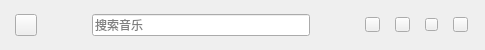
    <widget class="QWidget" name="header" native="true">
     <property name="sizePolicy">
      <sizepolicy hsizetype="Preferred" vsizetype="Fixed">
       <horstretch>0</horstretch>
       <verstretch>0</verstretch>
      </sizepolicy>
     </property>
     <property name="minimumSize">
      <size>
       <width>0</width>
       <height>50</height>
      </size>
     </property>
     <property name="maximumSize">
      <size>
       <width>16777215</width>
       <height>50</height>
      </size>
     </property>
     <layout class="QHBoxLayout" name="horizontalLayout">
      <property name="spacing">
       <number>15</number>
      </property>
      <property name="leftMargin">
       <number>15</number>
      </property>
      <property name="topMargin">
       <number>0</number>
      </property>
      <property name="rightMargin">
       <number>17</number>
      </property>
      <property name="bottomMargin">
       <number>0</number>
      </property>
      <item>
       <widget class="QPushButton" name="btn_icon">
        <property name="sizePolicy">
         <sizepolicy hsizetype="Fixed" vsizetype="Fixed">
          <horstretch>0</horstretch>
          <verstretch>0</verstretch>
         </sizepolicy>
        </property>
        <property name="minimumSize">
         <size>
          <width>22</width>
          <height>22</height>
         </size>
        </property>
        <property name="maximumSize">
         <size>
          <width>22</width>
          <height>22</height>
         </size>
        </property>
        <property name="cursor">
         <cursorShape>PointingHandCursor</cursorShape>
        </property>
        <property name="text">
         <string/>
        </property>
       </widget>
      </item>
      <item>
       <spacer name="horizontalSpacer">
        <property name="orientation">
         <enum>Qt::Horizontal</enum>
        </property>
        <property name="sizeType">
         <enum>QSizePolicy::Fixed</enum>
        </property>
        <property name="sizeHint" stdset="0">
         <size>
          <width>40</width>
          <height>20</height>
         </size>
        </property>
       </spacer>
      </item>
      <item>
       <widget class="QLineEdit" name="le_search">
        <property name="sizePolicy">
         <sizepolicy hsizetype="Fixed" vsizetype="Fixed">
          <horstretch>0</horstretch>
          <verstretch>0</verstretch>
         </sizepolicy>
        </property>
        <property name="minimumSize">
         <size>
          <width>218</width>
          <height>22</height>
         </size>
        </property>
        <property name="maximumSize">
         <size>
          <width>218</width>
          <height>22</height>
         </size>
        </property>
        <property name="placeholderText">
         <string>搜索音乐</string>
        </property>
       </widget>
      </item>
      <item>
       <spacer name="horizontalSpacer_12">
        <property name="orientation">
         <enum>Qt::Horizontal</enum>
        </property>
        <property name="sizeHint" stdset="0">
         <size>
          <width>40</width>
          <height>20</height>
         </size>
        </property>
       </spacer>
      </item>
      <item>
       <widget class="QPushButton" name="btn_set">
        <property name="sizePolicy">
         <sizepolicy hsizetype="Fixed" vsizetype="Fixed">
          <horstretch>0</horstretch>
          <verstretch>0</verstretch>
         </sizepolicy>
        </property>
        <property name="minimumSize">
         <size>
          <width>15</width>
          <height>15</height>
         </size>
        </property>
        <property name="maximumSize">
         <size>
          <width>15</width>
          <height>15</height>
         </size>
        </property>
        <property name="cursor">
         <cursorShape>PointingHandCursor</cursorShape>
        </property>
        <property name="text">
         <string/>
        </property>
       </widget>
      </item>
      <item>
       <widget class="QPushButton" name="btn_window_min">
        <property name="sizePolicy">
         <sizepolicy hsizetype="Fixed" vsizetype="Fixed">
          <horstretch>0</horstretch>
          <verstretch>0</verstretch>
         </sizepolicy>
        </property>
        <property name="minimumSize">
         <size>
          <width>15</width>
          <height>15</height>
         </size>
        </property>
        <property name="maximumSize">
         <size>
          <width>15</width>
          <height>15</height>
         </size>
        </property>
        <property name="cursor">
         <cursorShape>PointingHandCursor</cursorShape>
        </property>
        <property name="text">
         <string/>
        </property>
       </widget>
      </item>
      <item>
       <widget class="QPushButton" name="btn_window_max">
        <property name="sizePolicy">
         <sizepolicy hsizetype="Fixed" vsizetype="Fixed">
          <horstretch>0</horstretch>
          <verstretch>0</verstretch>
         </sizepolicy>
        </property>
        <property name="minimumSize">
         <size>
          <width>13</width>
          <height>13</height>
         </size>
        </property>
        <property name="maximumSize">
         <size>
          <width>13</width>
          <height>13</height>
         </size>
        </property>
        <property name="cursor">
         <cursorShape>PointingHandCursor</cursorShape>
        </property>
        <property name="text">
         <string/>
        </property>
       </widget>
      </item>
      <item>
       <widget class="QPushButton" name="btn_window_close">
        <property name="sizePolicy">
         <sizepolicy hsizetype="Fixed" vsizetype="Fixed">
          <horstretch>0</horstretch>
          <verstretch>0</verstretch>
         </sizepolicy>
        </property>
        <property name="minimumSize">
         <size>
          <width>15</width>
          <height>15</height>
         </size>
        </property>
        <property name="maximumSize">
         <size>
          <width>15</width>
          <height>15</height>
         </size>
        </property>
        <property name="cursor">
         <cursorShape>PointingHandCursor</cursorShape>
        </property>
        <property name="text">
         <string/>
        </property>
       </widget>
      </item>
     </layout>
    </widget>
